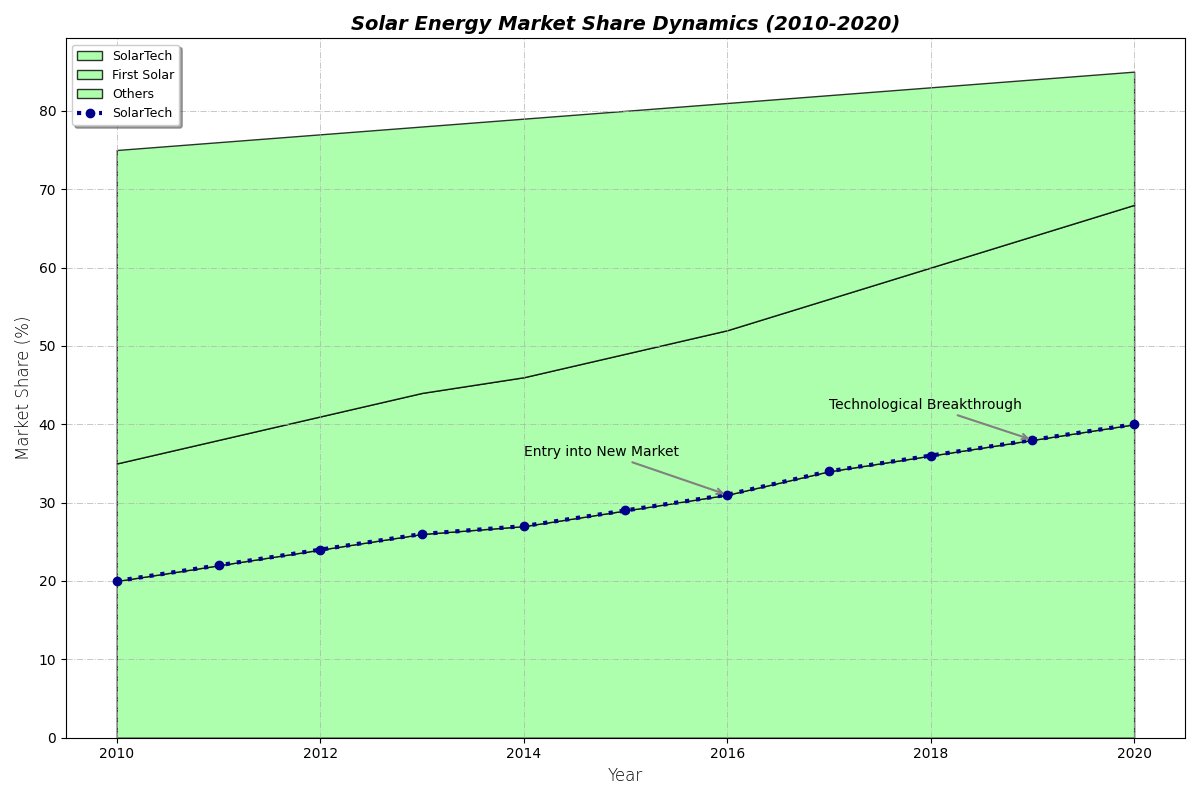

Reproduce this figure in Python.
import matplotlib.pyplot as plt
import numpy as np

years = np.arange(2010, 2021)
solartech_share = np.array([20, 22, 24, 26, 27, 29, 31, 34, 36, 38, 40])
firstsolar_share = np.array([15, 16, 17, 18, 19, 20, 21, 22, 24, 26, 28])
others_share = np.array([40, 38, 36, 34, 33, 31, 29, 26, 23, 20, 17])

market_share_data = np.vstack([solartech_share, firstsolar_share, others_share])
labels = ['SolarTech', 'First Solar', 'Others']
single_color = '#99ff99'

fig, ax1 = plt.subplots(figsize=(12, 8))

ax1.stackplot(years, market_share_data, labels=labels, colors=[single_color] * 3, alpha=0.8, edgecolor='black')
ax1.set_title("Solar Energy Market Share Dynamics (2010-2020)", fontsize=14, fontweight='bold', fontstyle='italic')
ax1.set_xlabel("Year", fontsize=12, fontweight='light')
ax1.set_ylabel("Market Share (%)", fontsize=12, fontweight='light')
ax1.legend(loc='upper left', title='Companies', fontsize=9, shadow=True)
ax1.grid(True, linestyle='-.', linewidth=0.7, alpha=0.7)

ax1.plot(years, solartech_share, color='darkblue', linewidth=3, linestyle=':', marker='o', label='SolarTech')
ax1.legend(loc='upper left', fontsize=9, shadow=True)

ax1.annotate('Entry into New Market', xy=(2016, 31), xytext=(2014, 36),
             arrowprops=dict(arrowstyle='->', lw=1.5, color='gray'), fontsize=10)
ax1.annotate('Technological Breakthrough', xy=(2019, 38), xytext=(2017, 42),
             arrowprops=dict(arrowstyle='->', lw=1.5, color='gray'), fontsize=10)

plt.tight_layout()
plt.show()
